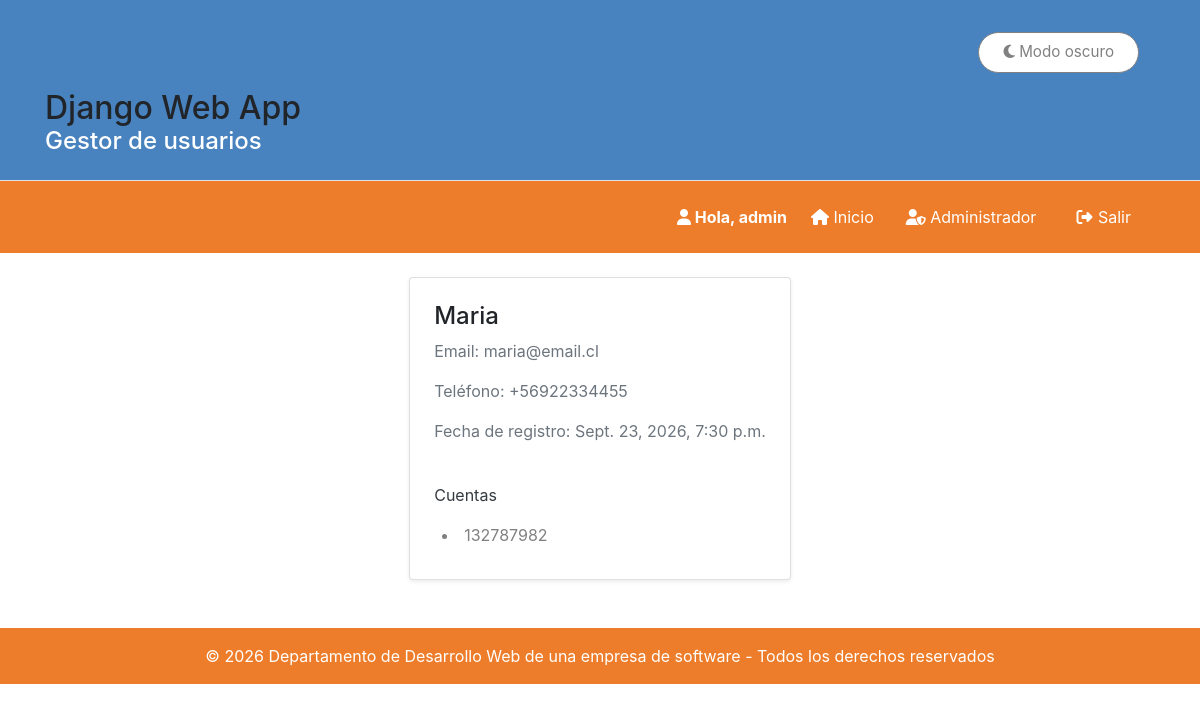
Page /clientes/2/ (signed in) on the committed database.
### gestion/models.py (models this page shows, shortened)
class Cliente(models.Model):
    nombre = models.CharField(max_length=100)
    email = models.EmailField(unique=True)
    telefono = models.CharField(max_length=15)
    fecha_registro = models.DateTimeField(auto_now_add=True)
    class Meta:
        ordering = ["nombre"]
        verbose_name = "Cliente"
        verbose_name_plural = "Clientes"

class Cuenta(models.Model):
    cliente = models.OneToOneField(Cliente, on_delete=models.PROTECT, related_name="cuenta")
    numero = models.CharField(max_length=20, unique=True)
    contactos_autorizados = models.ManyToManyField(Cliente, blank=True, related_name="cuentas_autorizadas")
    fecha_creacion = models.DateTimeField(auto_now_add=True)
    class Meta:
        verbose_name = "Cuenta"
        verbose_name_plural = "Cuentas"

### gestion/views.py (the view)
# urls.py: path("clientes/<int:pk>/", ClienteDetailView.as_view(), name="detalle_cliente"),
class ClienteDetailView(AccesoPersonalMixin, DetailView):
    model = Cliente
    template_name = "gestion/detalle_cliente.html"
    context_object_name = "cliente"
    def get_context_data(self, **kwargs):
        contexto = super().get_context_data(**kwargs)
        cuenta = Cuenta.objects.filter(cliente=self.object).first()
        contexto["cuenta"] = cuenta
        contexto["movimientos"] = (
            cuenta.transacciones.all()
            if cuenta
            else []
        )
        return contexto

### gestion/views.py (called while the page is built)
    def test_func(self):
        return self.request.user.is_staff

### templates/gestion/detalle_cliente.html (shortened to what this page needs)
{% extends "base.html" %}
{% block content %}
<div class="row justify-content-center">
    <div class="col-bd-8">
        <div class="card shadow-sm">
            <div class="card-body p-4">
                <h1 class="h4">{{ cliente.nombre }}</h1>
                <p class="text-muted">Email: {{ cliente.email }}</p>
                <p class="text-muted">Teléfono: {{ cliente.telefono }}</p>
                <p class="text-muted">Fecha de registro: {{ cliente.fecha_registro }}</p><br>
                <p><span class="font-weight-bold, text-dark">Cuentas</span></p>
                <tr>
                    <td >
                        {% if cliente.cuenta %}
                            <li class="ps-5">{{ cliente.cuenta.numero }}</li>
                        {% else %}
                            <span>Sin cuentas asociadas</span>
                        {% endif %}
                    </td>
                </tr>
            </div>
        </div>
    </div>
</div>
{% endblock %}

### templates/base.html (shortened to what this page needs)
{% load static %}
<!DOCTYPE html>
<html lang="es">
<head>
    <link rel="stylesheet" href="https://cdn.jsdelivr.net/npm/bootstrap@4.6.2/dist/css/bootstrap.min.css">
    <link rel="stylesheet" href="https://cdnjs.cloudflare.com/ajax/libs/font-awesome/6.5.1/css/all.min.css">
    <link rel="stylesheet" href="{% static 'estilos.css' %}">
</head>
<body>
    <header class="py-3 border-bottom">
        <div class="container">
            <div class="contenedor">
                <button id="toggle-dark" class="btn-oscuro" type="button">
                <i class="fas fa-moon"></i> Modo oscuro
                </button>
            </div>
            <h1 class="h2 mb-0">Django Web App</h1>
            <p class="h4 text-white">Gestor de usuarios</p>
        </div>
    </header>
    <nav class="navbar navbar-expand-lg navbar-custom">
        <div class="container">
            <ul class="navbar-nav ml-auto">
                {% if user.is_authenticated %}
                    <li class="saludo-user">
                        <i class="fas fa-user"></i> Hola, {{ user.username }}
                    </li>
                {% endif %}
                <li class="nav-item">
                    <a class="nav-link button-nav" href="{% url 'lista_clientes' %}">
                        <i class="fas fa-home"></i> Inicio
                    </a>
                </li>
                <li class="nav-item">
                    <a class="nav-link button-nav" href="{% url 'admin:index' %}">
                        <i class="fas fa-user-shield"></i> Administrador
                    </a>
                </li>
                {% if user.is_authenticated %}
                    <li class="nav-item">
                        <form method="post" action="{% url 'logout' %}" class="form-logout">
                            <button type="submit">
                                <i class="fas fa-sign-out-alt"></i> Salir
                            </button>
                        </form>
                    </li>
                {% endif %}
            </ul>
        </div>
    </nav>
    <main class="container mt-4">
        {% block content %}
        {% endblock %}
    </main>
    <footer class="footer-custom text-white text-center py-3 mt-5">
        <div class="container">
            <p class="mb-0">&copy; 2026 Departamento de Desarrollo Web de una empresa de software - Todos los derechos reservados</p>
        </div>
    </footer>
</body>
</html>

### static/estilos.css (style rules this page uses)
header { background-color: #4883bf; }
.navbar-custom { background-color: #ed7d2a; }
.navbar-custom .navbar-brand, .navbar-custom .nav-link { color: white !important; background-color: #ed7d2a !important; border-color: #cc5b27 !important; box-shadow: none !important }
.footer-custom { background-color: #ed7d2a; color: white; }
.button-nav { border: none !important; box-shadow: none !important; border-bottom: none !important; text-decoration: none !important; border-radius: 0 !important; }
.form-logout { display: inline; margin: 0; padding: 0; background: transparent; border: none; border-radius: 0 !important; }
.form-logout button { background: transparent !important; border: none !important; border-radius: 0 !important; color: white !important; padding: 0.5rem 1rem !important; font-size: 1rem; font-family: inherit; line-height: inherit; cursor: pointer; box-shadow: none !important; text-decoration: none; display: inline-flex; align-items: center; gap: 0.35rem; transition: color 0.3s ease, background-color 0.3s ease; }
.form-logout button i { font-size: 1rem; }
.saludo-user { color: white !important; background-color: #ed7d2a !important; text-align: center; align-content: center; font-weight: bold; padding-left: 1rem; }
.btn-oscuro { color: gray !important; background-color: white !important; border: 1px solid gray !important; box-shadow: none !important; text-decoration: none !important; border-radius: 2rem; padding: 0.5rem 1.5rem; cursor: pointer; font-size: 0.95rem; display: inline-block; transition: all 0.3s ease; }
.contenedor { display: flex; justify-content: flex-end; align-items: center; padding: 1rem; }
form { outline: none !important; box-shadow: none !important; border-color: gray; padding: 2% 3%; border-radius: 8px; }
span { text-align: left; color: gray; }
li { color: gray; margin: 0.5rem; }
a { color: white; background-color: transparent; text-decoration: none; }

### rows in the picture
Cliente: nombre "Maria", email "maria@email.cl", telefono "+56922334455", fecha_registro "Sept. 23, 2026, 7:30 p.m.", cuenta.numero "132787982"

### other values in the picture
{{ user.username }} "admin"
